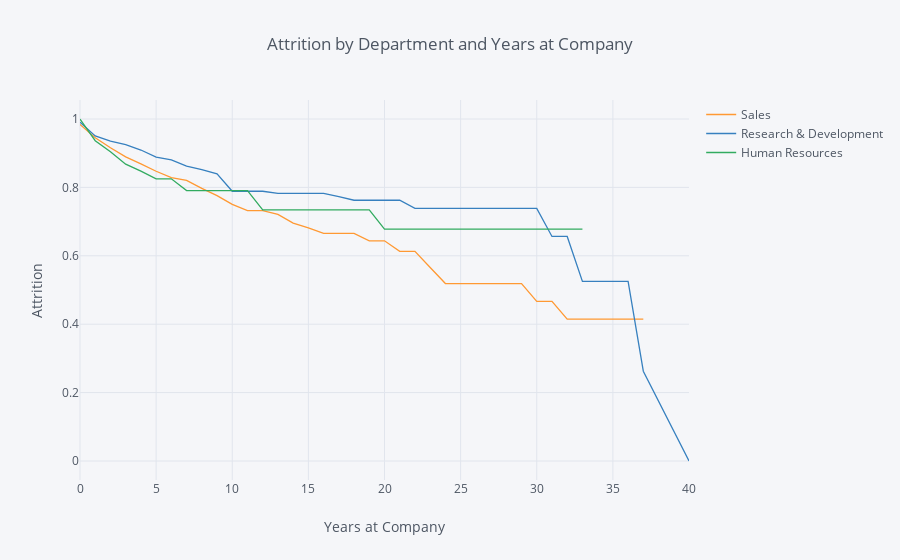

The cell this chart's notebook holds for it:
### Markdown cell above
## 7. Let's investigate whether the department the employee works in has an impact on how long they stay with the company. Generate and plot survival curves showing retention by department and years the employee has worked at the company.

### Code cell
rates = survival(data, 'Department', 'YearsAtCompany', 'Attrition' )

rates.iplot(kind='line', xTitle='Years at Company',
            yTitle='Attrition', title='Attrition by Department and Years at Company')

### Figure 1 — Plotly figure (JSON) as saved in the notebook; plotly's stock layout.template omitted (floating-point values rounded to 4 significant figures)
{"data": [{"line": {"color": "rgba(255, 153, 51, 1.0)", "dash": "solid", "shape": "linear", "width": 1.3}, "mode": "lines", "name": "Sales", "text": "", "type": "scatter", "uid": "c912d24e-5971-492c-b1e6-68b4b3834e98", "x": [0, 1, 2, 3, 4, 5, 6, 7, 8, 9, 10, 11, 12, 13, 14, 15, 16, 17, 18, 19, 20, 21, 22, 23, 24, 25, 26, 27, 29, 30, 31, 32, 33, 34, 36, 37, 40], "y": [0.9843, 0.9453, 0.9158, 0.8891, 0.8689, 0.8473, 0.8285, 0.8205, 0.7971, 0.7759, 0.7502, 0.7319, 0.7319, 0.7209, 0.6956, 0.6819, 0.6653, 0.6653, 0.6653, 0.6438, 0.6438, 0.6132, 0.6132, 0.566, 0.5188, 0.5188, 0.5188, 0.5188, 0.5188, 0.467, 0.467, 0.4151, 0.4151, 0.4151, 0.4151, 0.4151, ""]}, {"line": {"color": "rgba(55, 128, 191, 1.0)", "dash": "solid", "shape": "linear", "width": 1.3}, "mode": "lines", "name": "Research & Development", "text": "", "type": "scatter", "uid": "71416cef-756e-42d9-bdce-12665e9b9b1c", "x": [0, 1, 2, 3, 4, 5, 6, 7, 8, 9, 10, 11, 12, 13, 14, 15, 16, 17, 18, 19, 20, 21, 22, 23, 24, 25, 26, 27, 29, 30, 31, 32, 33, 34, 36, 37, 40], "y": [0.9906, 0.9503, 0.9351, 0.9249, 0.9093, 0.8886, 0.8805, 0.8624, 0.852, 0.8399, 0.7887, 0.7887, 0.7887, 0.7825, 0.7825, 0.7825, 0.7825, 0.7729, 0.7624, 0.7624, 0.7624, 0.7624, 0.7386, 0.7386, 0.7386, 0.7386, 0.7386, 0.7386, 0.7386, 0.7386, 0.6565, 0.6565, 0.5252, 0.5252, 0.5252, 0.2626, 0]}, {"line": {"color": "rgba(50, 171, 96, 1.0)", "dash": "solid", "shape": "linear", "width": 1.3}, "mode": "lines", "name": "Human Resources", "text": "", "type": "scatter", "uid": "56fb0310-c2cf-4768-8f7c-8d5ed77b7479", "x": [0, 1, 2, 3, 4, 5, 6, 7, 8, 9, 10, 11, 12, 13, 14, 15, 16, 17, 18, 19, 20, 21, 22, 23, 24, 25, 26, 27, 29, 30, 31, 32, 33, 34, 36, 37, 40], "y": [1, 0.9365, 0.9042, 0.868, 0.8474, 0.8251, 0.8251, 0.7907, 0.7907, 0.7907, 0.7907, 0.7907, 0.7342, 0.7342, 0.7342, 0.7342, 0.7342, 0.7342, 0.7342, 0.7342, 0.6777, 0.6777, 0.6777, 0.6777, 0.6777, 0.6777, 0.6777, 0.6777, 0.6777, 0.6777, 0.6777, 0.6777, 0.6777, "", "", "", ""]}], "layout": {"autosize": true, "legend": {"bgcolor": "#F5F6F9", "font": {"color": "#4D5663"}}, "paper_bgcolor": "#F5F6F9", "plot_bgcolor": "#F5F6F9", "title": {"font": {"color": "#4D5663"}, "text": "Attrition by Department and Years at Company"}, "xaxis": {"autorange": true, "gridcolor": "#E1E5ED", "range": [0, 40], "showgrid": true, "tickfont": {"color": "#4D5663"}, "title": {"font": {"color": "#4D5663"}, "text": "Years at Company"}, "type": "linear", "zerolinecolor": "#E1E5ED"}, "yaxis": {"autorange": true, "gridcolor": "#E1E5ED", "range": [-0.05556, 1.056], "showgrid": true, "tickfont": {"color": "#4D5663"}, "title": {"font": {"color": "#4D5663"}, "text": "Attrition"}, "type": "linear", "zerolinecolor": "#E1E5ED"}}}
